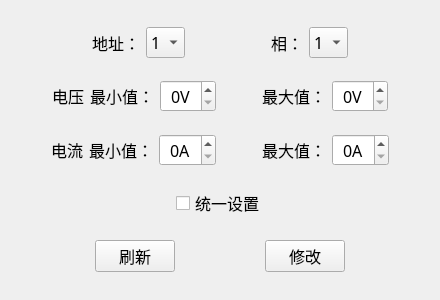
<?xml version="1.0" encoding="UTF-8"?>
<ui version="4.0">
 <class>IN_SetThresholdWid</class>
 <widget class="QWidget" name="IN_SetThresholdWid">
  <property name="geometry">
   <rect>
    <x>0</x>
    <y>0</y>
    <width>440</width>
    <height>300</height>
   </rect>
  </property>
  <property name="font">
   <font>
    <family>微软雅黑</family>
    <pointsize>12</pointsize>
   </font>
  </property>
  <property name="windowTitle">
   <string>Form</string>
  </property>
  <layout class="QVBoxLayout" name="verticalLayout">
   <item>
    <layout class="QHBoxLayout" name="horizontalLayout">
     <item>
      <spacer name="horizontalSpacer_6">
       <property name="orientation">
        <enum>Qt::Horizontal</enum>
       </property>
       <property name="sizeHint" stdset="0">
        <size>
         <width>40</width>
         <height>20</height>
        </size>
       </property>
      </spacer>
     </item>
     <item>
      <widget class="QLabel" name="label">
       <property name="text">
        <string>地址：</string>
       </property>
      </widget>
     </item>
     <item>
      <widget class="QComboBox" name="addrBox">
       <item>
        <property name="text">
         <string>1</string>
        </property>
       </item>
       <item>
        <property name="text">
         <string>2</string>
        </property>
       </item>
       <item>
        <property name="text">
         <string>3</string>
        </property>
       </item>
      </widget>
     </item>
     <item>
      <spacer name="horizontalSpacer_7">
       <property name="orientation">
        <enum>Qt::Horizontal</enum>
       </property>
       <property name="sizeHint" stdset="0">
        <size>
         <width>40</width>
         <height>20</height>
        </size>
       </property>
      </spacer>
     </item>
     <item>
      <widget class="QLabel" name="label_2">
       <property name="text">
        <string>相：</string>
       </property>
      </widget>
     </item>
     <item>
      <widget class="QComboBox" name="lineBox">
       <item>
        <property name="text">
         <string>1</string>
        </property>
       </item>
       <item>
        <property name="text">
         <string>2</string>
        </property>
       </item>
       <item>
        <property name="text">
         <string>3</string>
        </property>
       </item>
       <item>
        <property name="text">
         <string>4</string>
        </property>
       </item>
       <item>
        <property name="text">
         <string>5</string>
        </property>
       </item>
       <item>
        <property name="text">
         <string>6</string>
        </property>
       </item>
       <item>
        <property name="text">
         <string>7</string>
        </property>
       </item>
       <item>
        <property name="text">
         <string>8</string>
        </property>
       </item>
      </widget>
     </item>
     <item>
      <spacer name="horizontalSpacer_8">
       <property name="orientation">
        <enum>Qt::Horizontal</enum>
       </property>
       <property name="sizeHint" stdset="0">
        <size>
         <width>40</width>
         <height>20</height>
        </size>
       </property>
      </spacer>
     </item>
    </layout>
   </item>
   <item>
    <layout class="QHBoxLayout" name="horizontalLayout_2">
     <item>
      <spacer name="horizontalSpacer_9">
       <property name="orientation">
        <enum>Qt::Horizontal</enum>
       </property>
       <property name="sizeHint" stdset="0">
        <size>
         <width>40</width>
         <height>20</height>
        </size>
       </property>
      </spacer>
     </item>
     <item>
      <widget class="QLabel" name="label_5">
       <property name="text">
        <string>电压</string>
       </property>
      </widget>
     </item>
     <item>
      <widget class="QLabel" name="label_4">
       <property name="text">
        <string>最小值：</string>
       </property>
      </widget>
     </item>
     <item>
      <widget class="QSpinBox" name="volMinBox">
       <property name="alignment">
        <set>Qt::AlignCenter</set>
       </property>
       <property name="suffix">
        <string>V</string>
       </property>
       <property name="prefix">
        <string/>
       </property>
      </widget>
     </item>
     <item>
      <spacer name="horizontalSpacer_10">
       <property name="orientation">
        <enum>Qt::Horizontal</enum>
       </property>
       <property name="sizeHint" stdset="0">
        <size>
         <width>40</width>
         <height>20</height>
        </size>
       </property>
      </spacer>
     </item>
     <item>
      <widget class="QLabel" name="label_3">
       <property name="text">
        <string>最大值：</string>
       </property>
      </widget>
     </item>
     <item>
      <widget class="QSpinBox" name="volMaxBox">
       <property name="alignment">
        <set>Qt::AlignCenter</set>
       </property>
       <property name="suffix">
        <string>V</string>
       </property>
      </widget>
     </item>
     <item>
      <spacer name="horizontalSpacer_11">
       <property name="orientation">
        <enum>Qt::Horizontal</enum>
       </property>
       <property name="sizeHint" stdset="0">
        <size>
         <width>40</width>
         <height>20</height>
        </size>
       </property>
      </spacer>
     </item>
    </layout>
   </item>
   <item>
    <layout class="QHBoxLayout" name="horizontalLayout_3">
     <item>
      <spacer name="horizontalSpacer_12">
       <property name="orientation">
        <enum>Qt::Horizontal</enum>
       </property>
       <property name="sizeHint" stdset="0">
        <size>
         <width>40</width>
         <height>20</height>
        </size>
       </property>
      </spacer>
     </item>
     <item>
      <widget class="QLabel" name="label_6">
       <property name="text">
        <string>电流</string>
       </property>
      </widget>
     </item>
     <item>
      <widget class="QLabel" name="label_8">
       <property name="text">
        <string>最小值：</string>
       </property>
      </widget>
     </item>
     <item>
      <widget class="QSpinBox" name="curMinBox">
       <property name="alignment">
        <set>Qt::AlignCenter</set>
       </property>
       <property name="suffix">
        <string>A</string>
       </property>
       <property name="prefix">
        <string/>
       </property>
      </widget>
     </item>
     <item>
      <spacer name="horizontalSpacer_13">
       <property name="orientation">
        <enum>Qt::Horizontal</enum>
       </property>
       <property name="sizeHint" stdset="0">
        <size>
         <width>40</width>
         <height>20</height>
        </size>
       </property>
      </spacer>
     </item>
     <item>
      <widget class="QLabel" name="label_7">
       <property name="text">
        <string>最大值：</string>
       </property>
      </widget>
     </item>
     <item>
      <widget class="QSpinBox" name="curMaxBox">
       <property name="alignment">
        <set>Qt::AlignCenter</set>
       </property>
       <property name="suffix">
        <string>A</string>
       </property>
      </widget>
     </item>
     <item>
      <spacer name="horizontalSpacer_14">
       <property name="orientation">
        <enum>Qt::Horizontal</enum>
       </property>
       <property name="sizeHint" stdset="0">
        <size>
         <width>40</width>
         <height>20</height>
        </size>
       </property>
      </spacer>
     </item>
    </layout>
   </item>
   <item>
    <layout class="QHBoxLayout" name="horizontalLayout_4">
     <item>
      <spacer name="horizontalSpacer">
       <property name="orientation">
        <enum>Qt::Horizontal</enum>
       </property>
       <property name="sizeHint" stdset="0">
        <size>
         <width>40</width>
         <height>20</height>
        </size>
       </property>
      </spacer>
     </item>
     <item>
      <widget class="QCheckBox" name="checkBox">
       <property name="text">
        <string>统一设置</string>
       </property>
      </widget>
     </item>
     <item>
      <spacer name="horizontalSpacer_2">
       <property name="orientation">
        <enum>Qt::Horizontal</enum>
       </property>
       <property name="sizeHint" stdset="0">
        <size>
         <width>40</width>
         <height>20</height>
        </size>
       </property>
      </spacer>
     </item>
    </layout>
   </item>
   <item>
    <layout class="QHBoxLayout" name="horizontalLayout_5">
     <item>
      <spacer name="horizontalSpacer_3">
       <property name="orientation">
        <enum>Qt::Horizontal</enum>
       </property>
       <property name="sizeHint" stdset="0">
        <size>
         <width>40</width>
         <height>20</height>
        </size>
       </property>
      </spacer>
     </item>
     <item>
      <widget class="QPushButton" name="updateBtn">
       <property name="text">
        <string>刷新</string>
       </property>
      </widget>
     </item>
     <item>
      <spacer name="horizontalSpacer_4">
       <property name="orientation">
        <enum>Qt::Horizontal</enum>
       </property>
       <property name="sizeHint" stdset="0">
        <size>
         <width>40</width>
         <height>20</height>
        </size>
       </property>
      </spacer>
     </item>
     <item>
      <widget class="QPushButton" name="setBtn">
       <property name="text">
        <string>修改</string>
       </property>
      </widget>
     </item>
     <item>
      <spacer name="horizontalSpacer_5">
       <property name="orientation">
        <enum>Qt::Horizontal</enum>
       </property>
       <property name="sizeHint" stdset="0">
        <size>
         <width>40</width>
         <height>20</height>
        </size>
       </property>
      </spacer>
     </item>
    </layout>
   </item>
  </layout>
 </widget>
 <resources/>
 <connections/>
</ui>
